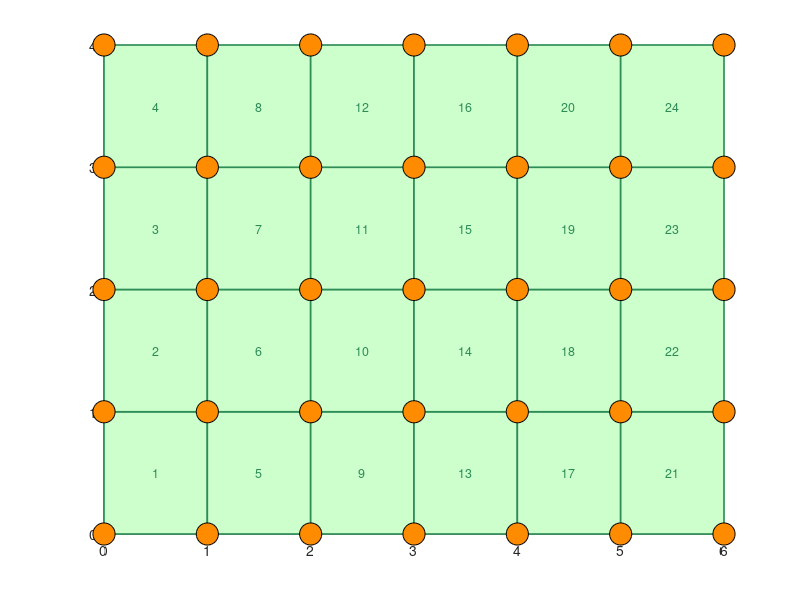

Source code (MATLAB): (Note: this script raises an error after producing the figure.)
%% PASO 1 — Malla del elemento BFS (Bogner-Fox-Schmit)
%-- Solo geometria: coordenadas de joints, conectividad y apoyos.
%-- Equivale a los loops 1-4 del rectangular_slab_bfs.m completo.
%-- Referencia: Reddy, "Theory and Analysis of Elastic Plates and Shells",
%-- Cap. 12, Fig. 12.2.5 (elemento rectangular conforme, 16 GDL).

clear; clc; close all;

%% Datos de entrada
a = 6     % Dimension en x [m]
b = 4     % Dimension en y [m]

%% Malla: n_a x n_b elementos
n_a = 6   % elementos en a
n_b = 4   % elementos en b
n_e = n_a*n_b           % total elementos
n_j = (n_a+1)*(n_b+1)   % total joints
a_1 = a/n_a             % ancho elemento [m]
b_1 = b/n_b             % alto elemento [m]

%% LOOP 2 — Coordenadas de los joints (numeracion column-major)
%-- y sube primero; al pasar el borde, y se reinicia y x avanza.
x_j = zeros(n_j, 1);
y_j = zeros(n_j, 1);
xv = 0; yv = 0;
for j = 1:n_j
    x_j(j) = xv;
    y_j(j) = yv;
    yv = yv + b_1;
    if yv > b + 1e-9
        yv = 0;
        xv = xv + a_1;
    end
end

%% LOOP 3 — Conectividad e_j(e, 1..4): nodos de cada elemento (CCW)
%-- Nodo 1=(0,0), 2=(1,0), 3=(1,1), 4=(0,1) en coords locales.
e_j = zeros(n_e, 4);
for i_a = 1:n_a
    for i_b = 1:n_b
        e = i_b + n_b*(i_a - 1);
        j = e + i_a - 1;
        e_j(e, 1) = j;
        e_j(e, 2) = j + n_b + 1;
        e_j(e, 3) = j + n_b + 2;
        e_j(e, 4) = j + 1;
    end
end

%% LOOP 4 — Joints apoyados (bordes, simply supported)
n_s = 2*(n_a + n_b);
s_j = zeros(n_s, 1);
i_s = 0;
for i = 1:n_a + 1               % borde inferior y=0
    i_s = i_s + 1;
    s_j(i_s) = (n_b + 1)*i - n_b;
end
for i = 1:n_a + 1               % borde superior y=b
    i_s = i_s + 1;
    s_j(i_s) = (n_b + 1)*i;
end
for i = 2:n_b                   % borde izquierdo x=0 (interior)
    i_s = i_s + 1;
    s_j(i_s) = i;
end
for i = 2:n_b                   % borde derecho x=a (interior)
    i_s = i_s + 1;
    s_j(i_s) = n_a*(n_b + 1) + i;
end

fprintf('Malla: %d elementos (%d x %d), %d joints, %d apoyos\n', ...
        n_e, n_a, n_b, n_j, n_s);

%% Verificacion — como matrices y vectores (limpio, no texto suelto)
% Tabla joint -> coordenadas: columnas [joint, x, y]
Coords_jxy = [(1:n_j)', x_j, y_j]
% Cuadricula fisica de coordenadas: fila = nivel y, columna = columna x
X_grid = reshape(x_j, n_b+1, n_a+1)
Y_grid = reshape(y_j, n_b+1, n_a+1)
% Conectividad: columnas [elem, nodo1, nodo2, nodo3, nodo4]
Conectividad = [(1:n_e)', e_j]
% Joints apoyados (vector columna)
Apoyos = s_j

%% Dibujo de la malla
figure('Position',[100 100 760 560]); hold on;
% Elementos como patches
for e = 1:n_e
    nodes = e_j(e, :);
    xq = x_j(nodes);
    yq = y_j(nodes);
    patch(xq, yq, [0.80 1.0 0.80], 'EdgeColor',[0.18 0.55 0.34], 'LineWidth',1.2);
    % Numero de elemento en su centro
    text(mean(xq), mean(yq), num2str(e), ...
         'HorizontalAlignment','center', 'Color',[0.18 0.55 0.34], 'FontSize',9);
end
% Nodos (circulos naranjas) + numeros — todo vectorizado, sin for
plot(x_j, y_j, 'o', 'MarkerFaceColor',[1 0.55 0], 'MarkerEdgeColor','k', 'MarkerSize',16);
text(x_j, y_j, (1:n_j)', 'Color','k', 'FontSize',8);
% Apoyos (triangulos rojos) — una sola llamada vectorizada
plot(x_j(s_j), y_j(s_j), '^', 'MarkerFaceColor','r', 'MarkerEdgeColor','r', 'MarkerSize',9);
axis equal; axis([-0.5 a+0.5 -0.5 b+0.5]);
xlabel('x [m]'); ylabel('y [m]');
title('Paso 1 — Malla BFS 6x4: joints (naranja), elementos (verde), apoyos (rojo)');
grid on;
saveas(gcf, 'paso1_malla_bfs.png');

fprintf('\n=== FIN Paso 1: malla generada y dibujada ===\n');
